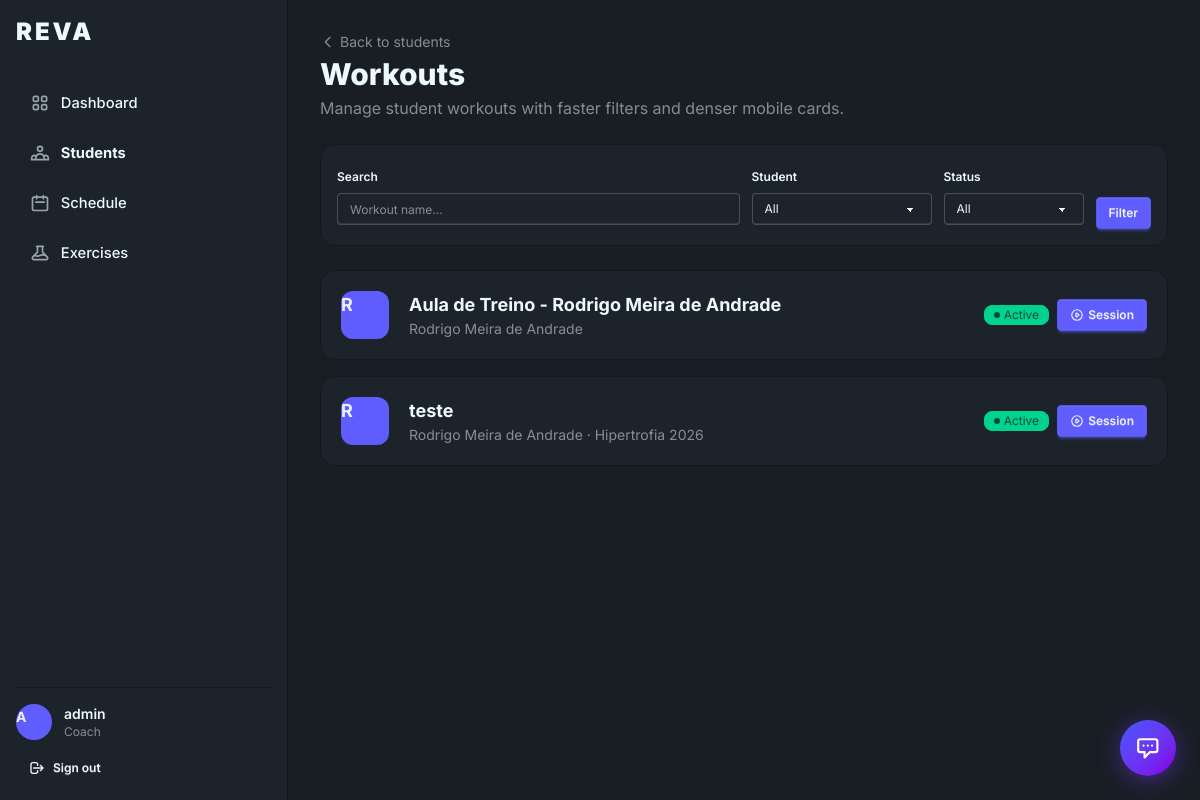
Screenshot of /workouts/ (signed in) with the database file from the repository.
### workouts/models.py (models this page shows, shortened)
class WorkoutPlan(models.Model):
	plan = models.ForeignKey(
		TrainingPlan,
		on_delete=models.CASCADE,
		related_name="workouts",
		null=True,
		blank=True,
	)
	athlete = models.ForeignKey(Athlete, on_delete=models.CASCADE, related_name="workout_plans")
	name = models.CharField(max_length=120)
	objective = models.CharField(max_length=200, blank=True)
	origin = models.CharField(max_length=30, choices=PlanOrigin.choices, default=PlanOrigin.TRAINER_PRESCRIBED)
	is_active = models.BooleanField(default=True)
	is_archived = models.BooleanField("Arquivado", default=False)
	created_by = models.ForeignKey(settings.AUTH_USER_MODEL, on_delete=models.CASCADE, related_name="created_workouts")
	created_at = models.DateTimeField(auto_now_add=True)
	updated_at = models.DateTimeField(auto_now=True)
	class Meta:
		ordering = ["-updated_at"]

class TrainingPlan(models.Model):
	athlete = models.ForeignKey(Athlete, on_delete=models.CASCADE, related_name="training_plans")
	name = models.CharField("Nome do plano", max_length=150)
	objective = models.CharField("Objetivo", max_length=300, blank=True)
	origin = models.CharField(max_length=30, choices=PlanOrigin.choices, default=PlanOrigin.TRAINER_PRESCRIBED)
	is_active = models.BooleanField("Ativo", default=True)
	created_by = models.ForeignKey(
		settings.AUTH_USER_MODEL,
		on_delete=models.CASCADE,
		related_name="created_plans",
	)
	created_at = models.DateTimeField(auto_now_add=True)
	updated_at = models.DateTimeField(auto_now=True)
	class Meta:
		ordering = ["-updated_at"]

### athletes/models.py (models this page shows, shortened)
class Athlete(models.Model):
	user = models.OneToOneField(settings.AUTH_USER_MODEL, on_delete=models.CASCADE, related_name="athlete_profile")
	trainer = models.ForeignKey(
		settings.AUTH_USER_MODEL,
		on_delete=models.SET_NULL,
		related_name="athletes",
		null=True,
		blank=True,
	)
	relationship_status = models.CharField(
		max_length=20,
		choices=StudentRelationshipStatus.choices,
		default=StudentRelationshipStatus.INDEPENDENT,
	)
	notes = models.TextField(blank=True)
	allow_student_load_updates = models.BooleanField(
		default=False,
		verbose_name="Permitir atualizacao de carga pelo aluno",
		help_text="Quando ativo, o aluno pode registrar a propria evolucao de carga nos treinos.",
	)
	relationship_started_at = models.DateTimeField(null=True, blank=True)
	relationship_ended_at = models.DateTimeField(null=True, blank=True)
	created_at = models.DateTimeField(auto_now_add=True)

### accounts/models.py (models this page shows, shortened)
class User(AbstractUser):
	role = models.CharField(max_length=20, choices=UserRole.choices, default=UserRole.STUDENT)
	@property
	def is_trainer(self):
		return self.role == UserRole.TRAINER

### workouts/views.py (the view)
# urls.py: path("", WorkoutPlanListView.as_view(), name="workout-list"),
class WorkoutPlanListView(LoginRequiredMixin, TrainerRequiredMixin, ListView):
	model = WorkoutPlan
	template_name = "workouts/trainer_workout_list.html"
	context_object_name = "workouts"
	paginate_by = 12
	def get_queryset(self):
		qs = _trainer_workout_queryset(self.request.user).filter(is_archived=False).select_related("athlete__user", "plan").order_by("-updated_at")
		athlete_pk = _selected_student_pk(self.request)
		status = _selected_status(self.request)
		q = self.request.GET.get("q", "").strip()
		if athlete_pk:
			qs = qs.filter(athlete__pk=athlete_pk)
		if status == "active":
			qs = qs.filter(is_active=True)
		elif status == "inactive":
			qs = qs.filter(is_active=False)
		if q:
			qs = qs.filter(name__icontains=q)
		return qs
	def get_context_data(self, **kwargs):
		ctx = super().get_context_data(**kwargs)
		ctx["athletes"] = Athlete.objects.filter(
			trainer=self.request.user,
			relationship_status=StudentRelationshipStatus.ACTIVE,
		).select_related("user")
		ctx["selected_athlete"] = _selected_student_pk(self.request) or ""
		ctx["selected_status"] = _selected_status(self.request)
		ctx["search_query"] = self.request.GET.get("q", "")
		return ctx

### core/mixins.py (called while the page is built)
    def test_func(self):
        return self.request.user.is_authenticated and self.request.user.is_trainer

### workouts/views.py (called while the page is built)
def _selected_student_pk(request):
	return request.GET.get("student") or request.GET.get("aluno")

def _selected_status(request):
	status = (request.GET.get("status") or "").strip().lower()
	if status in {"active", "ativo"}:
		return "active"
	if status in {"inactive", "inativo"}:
		return "inactive"
	return ""

def _trainer_workout_queryset(user):
	return WorkoutPlan.objects.filter(
		created_by=user,
		athlete__trainer=user,
		athlete__relationship_status=StudentRelationshipStatus.ACTIVE,
	)

### templates/workouts/trainer_workout_list.html (shortened to what this page needs)
{% extends 'base.html' %}
{% block screen_id %}workout-list{% endblock %}
{% block nav_students %}active{% endblock %}
{% block content %}
<div class="mb-6 flex flex-col sm:flex-row sm:items-center sm:justify-between gap-3">
  <div>
    <a href="{% url 'student-list' %}" class="text-sm opacity-50 hover:opacity-80 transition inline-flex items-center gap-1 mb-1">
      <svg class="w-4 h-4" fill="none" viewBox="0 0 24 24" stroke="currentColor"><path stroke-linecap="round" stroke-linejoin="round" stroke-width="2" d="M15 19l-7-7 7-7"/></svg>
      Back to students
    </a>
    <h1 class="text-2xl sm:text-3xl font-extrabold">Workouts</h1>
    <p class="opacity-50 mt-1 text-sm sm:text-base">Manage student workouts with faster filters and denser mobile cards.</p>
  </div>
</div>
<form method="get" class="bg-base-100 rounded-2xl border border-base-300 p-4 mb-6">
  <div class="grid gap-3 md:grid-cols-[minmax(0,1fr)_180px_140px_auto] md:items-end">
    <fieldset class="fieldset flex-1 sm:min-w-[180px]">
      <legend class="fieldset-legend text-xs">Search</legend>
      <input class="input input-sm w-full" type="text" name="q" value="{{ search_query }}" placeholder="Workout name...">
    </fieldset>
    <fieldset class="fieldset sm:min-w-[160px]">
      <legend class="fieldset-legend text-xs">Student</legend>
      <select class="select select-sm w-full" name="student">
        <option value="">All</option>
      </select>
    </fieldset>
    <fieldset class="fieldset sm:min-w-[120px]">
      <legend class="fieldset-legend text-xs">Status</legend>
      <select class="select select-sm w-full" name="status">
        <option value="">All</option>
      </select>
    </fieldset>
    <div class="flex gap-2">
      <button class="btn btn-primary btn-sm flex-1 sm:flex-none" type="submit">Filter</button>
    </div>
  </div>
</form>
<div class="grid gap-4">
  {% for workout in workouts %}
    <div class="bg-base-100 rounded-2xl border border-base-300 p-4 sm:p-5 flex items-center gap-3 sm:gap-5 hover:border-primary transition group relative">
      <a href="{% url 'workout-detail' workout.pk %}" class="absolute inset-0 z-0 rounded-2xl" aria-label="Details"></a>
      <div class="avatar placeholder z-[1]">
        <div class="bg-primary text-primary-content w-10 sm:w-12 rounded-xl">
          <span class="text-base sm:text-lg font-bold">{{ workout.athlete.user.username|make_list|first|upper }}</span>
        </div>
      </div>
      <div class="flex-1 min-w-0 z-[1]">
        <p class="font-bold text-base sm:text-lg group-hover:text-primary transition truncate">{{ workout.name }}</p>
        <p class="text-xs sm:text-sm opacity-50">
          {{ workout.athlete.user.get_full_name|default:workout.athlete.user.username }}
          {% if workout.plan %} · <a href="{% url 'plan-detail' workout.plan.pk %}" class="hover:text-primary relative z-[2]">{{ workout.plan.name }}</a>{% endif %}
        </p>
      </div>
      <div class="flex items-center gap-2 z-[1] shrink-0">
        {% if workout.is_active %}
          <span class="badge badge-success badge-sm gap-1">
            <span class="w-1.5 h-1.5 rounded-full bg-success-content inline-block"></span>Active
          </span>
        {% else %}
          <span class="badge badge-ghost badge-sm">Inactive</span>
        {% endif %}
        <a href="{% url 'workout-session' workout.pk %}" class="btn btn-primary btn-xs sm:btn-sm gap-1 relative z-[2]" title="Start session">
          <span class="hidden sm:inline">Session</span>
        </a>
      </div>
    </div>
  {% endfor %}
</div>
{% endblock %}

### templates/base.html (shortened to what this page needs)
<!doctype html>
<html lang="en" data-theme="dark">
<head>
  <link href="https://cdn.jsdelivr.net/npm/daisyui@5" rel="stylesheet" type="text/css" />
  <script src="https://cdn.jsdelivr.net/npm/@tailwindcss/browser@4"></script>
  {% if request.user.is_authenticated %}
  <link rel="stylesheet" href="/static/css/assistant.css">
  {% endif %}
</head>
<body class="bg-base-200 min-h-screen" data-screen-id="{% block screen_id %}default{% endblock %}">
  <div class="drawer lg:drawer-open">
    <div class="drawer-content flex flex-col min-h-screen">
      <main class="app-main flex-1 p-3 sm:p-4 lg:p-8">
        {% block content %}{% endblock %}
      </main>
    </div>
    <div class="drawer-side z-40">
      <aside class="flex flex-col w-72 bg-base-100 border-r border-base-300 p-4 min-h-screen">
        <a href="{% url 'landing' %}" class="text-2xl font-black tracking-wider mb-8 block" style="letter-spacing:.12em">REVA</a>
        <nav class="flex flex-col gap-1 flex-1">
          {% if request.user.is_authenticated %}
            {% if request.user.is_trainer %}
              <a href="{% url 'trainer-dashboard' %}" class="sidebar-link {% block nav_dashboard %}{% endblock %}">
                Dashboard
              </a>
              <a href="{% url 'student-list' %}" class="sidebar-link {% block nav_students %}{% endblock %}">
                Students
              </a>
              <a href="{% url 'schedule' %}" class="sidebar-link {% block nav_schedule %}{% endblock %}">
                <svg fill="none" viewBox="0 0 24 24" stroke="currentColor"><path stroke-linecap="round" stroke-linejoin="round" stroke-width="2" d="M8 7V3m8 4V3m-9 8h10M5 21h14a2 2 0 002-2V7a2 2 0 00-2-2H5a2 2 0 00-2 2v12a2 2 0 002 2z"/></svg>
                Schedule
              </a>
              <a href="{% url 'exercise-catalog-list' %}" class="sidebar-link {% block nav_exercises %}{% endblock %}">
                Exercises
              </a>
            {% endif %}
          {% endif %}
        </nav>
        {% if request.user.is_authenticated %}
        <div class="border-t border-base-300 pt-4 mt-4">
          <div class="flex items-center gap-3 mb-3">
            <div class="avatar placeholder">
              <div class="bg-primary text-primary-content w-9 rounded-full">
                <span class="text-sm font-bold">{{ request.user.username|make_list|first|upper }}</span>
              </div>
            </div>
            <div class="leading-tight">
              <p class="font-semibold text-sm">{{ request.user.get_full_name|default:request.user.username }}</p>
              <p class="text-xs opacity-50">{% if request.user.is_trainer %}Coach{% else %}Student{% endif %}</p>
            </div>
          </div>
          <form method="post" action="{% url 'logout' %}">
            <button type="submit" class="btn btn-ghost btn-sm btn-block justify-start gap-2">
              <svg class="w-4 h-4" fill="none" viewBox="0 0 24 24" stroke="currentColor"><path stroke-linecap="round" stroke-linejoin="round" stroke-width="2" d="M17 16l4-4m0 0l-4-4m4 4H7m6 4v1a3 3 0 01-3 3H6a3 3 0 01-3-3V7a3 3 0 013-3h4a3 3 0 013 3v1"/></svg>
              Sign out
            </button>
          </form>
        </div>
        {% endif %}
      </aside>
    </div>
  </div>
  {% if request.user.is_authenticated %}
  <button id="reva-fab" class="reva-fab" title="REVA Assistant (Ctrl+K)" aria-label="Open assistant">
    <svg class="reva-fab-icon-chat" fill="none" viewBox="0 0 24 24" stroke="currentColor">
      <path stroke-linecap="round" stroke-linejoin="round" stroke-width="2" d="M8 10h.01M12 10h.01M16 10h.01M9 16H5a2 2 0 01-2-2V6a2 2 0 012-2h14a2 2 0 012 2v8a2 2 0 01-2 2h-5l-5 5v-5z"/>
    </svg>
  </button>
  {% endif %}
</body>
</html>

### static/css/assistant.css (style rules this page uses)
.reva-fab { position: fixed; bottom: 1.5rem; right: 1.5rem; z-index: 9998; width: 3.5rem; height: 3.5rem; border-radius: 50%; background: linear-gradient(135deg, oklch(.55 .25 270), oklch(.50 .28 300)); color: #fff; border: none; cursor: pointer; display: flex; align-items: center; justify-content: center; box-shadow: 0 4px 24px rgba(120, 60, 255, .45), 0 0 0 0 rgba(120, 60, 255, .3); transition: transform .2s cubic-bezier(.4,0,.2,1), box-shadow .2s; animation: reva-fab-pulse 3s ease-in-out infinite; }
.reva-fab svg { width: 1.6rem; height: 1.6rem; transition: transform .3s; }

### templates/base.html (style rules this page uses)
body { font-family: 'Inter', system-ui, sans-serif; -webkit-tap-highlight-color: transparent; }
.sidebar-link { display:flex; align-items:center; gap:.65rem; padding:.75rem .9rem; border-radius:.75rem; font-weight:500; font-size:.92rem; color:inherit; text-decoration:none; transition:background .15s; min-height:44px; }
.sidebar-link:hover, .sidebar-link.active { background:oklch(.25 .02 260); }
.sidebar-link.active { font-weight:700; }
.sidebar-link svg { width:20px; height:20px; flex-shrink:0; opacity:.6; }
.app-main { padding-bottom:5.75rem; }
@media (min-width: 1024px) { .app-main { padding-bottom:2rem; } }

### rows the page displays
WorkoutPlan: athlete.user.username|make_list "R", name "Aula de Treino - Rodrigo Meira de Andrade", athlete.user.get_full_name "Rodrigo Meira de Andrade", is_active True (drawn)
WorkoutPlan: athlete.user.username|make_list "R", name "teste", athlete.user.get_full_name "Rodrigo Meira de Andrade", plan.name "Hipertrofia 2026", is_active True (drawn)
User: user.username|make_list "A", user.get_full_name "admin"
